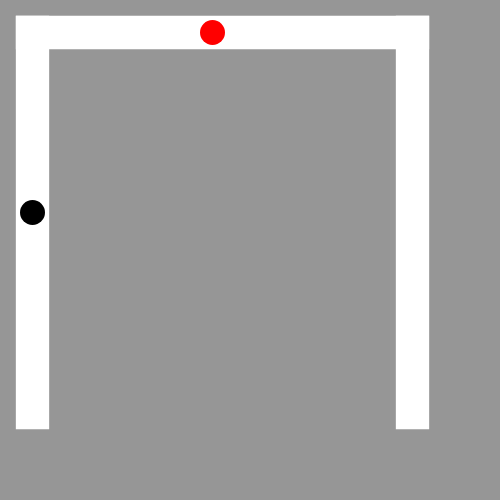
Frame 1 (no input)
Frame 60 (no input): identical to frame 1, image omitted
Frame 120 (the mouse pressed at the canvas centre since frame 60): identical to frame 1, image omitted

The p5.js sketch that drew this single still picture (run headless with seeded random() and noise() and a simulated clock; from frame 60 on, the mouse is pressed at the canvas centre):

// p5.js sketch
// ── sketch.js
/*
* TODO:
* - TODO: Set padding (paddingVertical / paddingHorizontal) on the path: set in the constructor - half of user's width
* - Path: Create a function called "getWidth" which returns this.paddingHorizontal + (this.width or x2-x1)
* - Path: Create a function called "getHeight" which returns this.paddingVertical + (this.height or y2-y1)
* - Path: Draw path by passing in x1, y1, this.getWidth(), this.getHeight()
* - Create a variable called newDirection - which turns into characterMoveDirection as soon as a path becomes accessible
* - Add collission detection for the end of the path - stops character
* --- need to account for the width of the character and padding?
TODO (BAD GUY)
* - Have bad guy walk around paths aimlessly
* - See about following the character if bad guy sees user
*/


/* TODO: We can't use this here */
function followPoint(startingX, startingY, endingX, endingY, velosity) {
  const deltaY = endingY - startingY;
  const deltaX = endingX - startingX;
  const angle = atan2(deltaY, deltaX);
  const distanceBetween = dist(startingX, startingY, endingX, endingY);

  let totalDistanceToTraval = distanceBetween;
  if(totalDistanceToTraval > velosity) {
    totalDistanceToTraval = velosity;
  }

  const distanceToTravalX = cos(angle) * totalDistanceToTraval;
  const distanceToTravalY = sin(angle) * totalDistanceToTraval;

  const newX = startingX + distanceToTravalX;
  const newY = startingY + distanceToTravalY;

  return [newX, newY];
}
let isPaused = false;
let isOver = false;

class Path {
  coords = null;
  connections = [];
  isVertical = false;
  isHorizontal = false;
  width = null;
  height = null;
  paddingVertical = null;
  paddingHorizontal = null;

  x1 = null;
  y1 = null;
  x2 = null;
  y2 = null;

  constructor (width, height, coords) {
    this.coords = coords;

    this.paddingVertical = height / 6;
    this.paddingHorizontal = width / 6;

    this.setOrientation(coords);
    this.setWidth(width);
    this.setHeight(height);

    this.setCoordintes(coords);
  }

  setOrientation(coords) {
    const [ x1, y1, x2, y2 ] = coords;

    if (x1 === x2) {
      this.isVertical = true;
    } else if (y1 === y2) {
      this.isHorizontal = true;
    } else {
      throw new Error('Unknown path placement');
    }
  }

  isPointOnPath(x, y) {
    const [x1, y1, x2, y2] = this.coords;
    if (this.isVertical) {
      if (x1 !== x) {
        return false;
      }

      if (y < y1 || y > y2) {
        return false;
      }
    } else {
      if (y1 !== y) {
        return false;
      }

      if (x < x1 || x > x2) {
        return false;
      }
    }

    return true;
  } 

  setCoordintes(coords) {
    const [ x1, y1, x2, y2 ] = coords;

    this.x1 = x1 - this.paddingHorizontal;
    this.y1 = y1 - this.paddingVertical;
    this.x2 = x2 + this.paddingHorizontal;
    this.y2 = y2 + this.paddingVertical;
 }

  setWidth(width) {
    const [ x1, y1, x2, y2 ] = this.coords;
    const padding = this.paddingHorizontal * 2;

    if (this.isHorizontal) {
      this.width = (padding * 4) + x2 - x1;
    } else {
      this.width = padding + width;
    }
  }

  setHeight(height) {
    const [ x1, y1, x2, y2 ] = this.coords;
    const padding = this.paddingVertical * 2;
    if (this.isVertical) {
      this.height = (padding * 4) + y2 - y1;
    } else {
      this.height =  padding + height;
    }
  }

  draw() {
    // TODO: Add padding to make path wider than the character
    // const [ x1, y1, x2, y2 ] = this.coords;
    fill('white');
    noStroke();
    rect(this.x1, this.y1, this.width, this.height)
  }

  addConnection(path) {
    this.connections.push(path);
  }

  pathIntersectWithPath(path) {
    if (this.isVertical && path.isVertical) {
      return false;
    }

    if (this.isHorizontal && path.isHorizontal) {
      return false;
    }

    const [x11, y11, x12, y12] = this.coords;
    const [x21, y21, x22, y22] = path.coords;

    if (this.isVertical) {
     if (x21 > x11) {
       return false;
     } 
     if (x22 < x12) {
       return false;
     }

     if (y21 < y11) {
       return false;
     }

     if (y22 > y12) {
       return false;
     }
    } else { // it is horizontal
      if (x11 > x21) {
        return false;
      }
      if (x12 < x22) {
        return false;
      }

      if (y11 < y21) {
        return false;
      }
      if (y12 > y22) {
        return false;
      }
    }

    return true;
  }
}

function addPathConnection(path1, path2) {
  path1.addConnection(path2);
  path2.addConnection(path1);
}

class Character {
  x = 0;
  y = 0;
  width = 0;
  height = 0;
  fill = color('red');
  velocity = 4;
  currentPath = null;

  constructor(x, y, width, height, path){
    this.x = x;
    this.y = y;
    this.width = width;
    this.height = height;
    this.currentPath = path;
  }

  draw(){
    fill(this.fill)
    ellipse(this.x + (this.width / 2), this.y + (this.height / 2), this.width, this.height)
  }

  getConnectedPathTouchingPoint(x, y) {
    return this.currentPath.connections.filter((path) => path.isPointOnPath(x, y))[0];
  }

  pathCollissionDetected(x, y) {
    const [x1, y1, x2, y2] = this.currentPath.coords;
    if (this.currentPath.isVertical) {
      if (y > y2) {
        return true;
      }

      if (y < y1) {
        return true;
      }
    } else {
      if (x > x2) {
        return true;
      }

      if (x < x1) {
        return true;
      }
    }
    
    return false;
  }

  tryToSwitchPaths() {
    let newX = this.x;
    let newY = this.y;

    switch (characterMoveNewDirection) {
      case 'up':
        newY -= this.velocity;
        break;
      case 'down':
        newY += this.velocity;
        break;
      case 'left':
        newX -= this.velocity;
        break;
      case 'right':
        newX += this.velocity;
        break;
      default:
        return false;
    }


    const connectedPath = this.getConnectedPathTouchingPoint(newX, newY);

    if (!connectedPath) {
      return;
    }

    this.currentPath = connectedPath;
    characterMoveDirection = characterMoveNewDirection;
    characterMoveNewDirection = null;
  }

  move(){
    if (characterMoveDirection === null) {
      return;
    }
    let newX = this.x;
    let newY = this.y;

    
    if (this.currentPath.isHorizontal && (characterMoveNewDirection == 'up' || characterMoveNewDirection == 'down')) {
      this.tryToSwitchPaths();
    } else if (this.currentPath.isVertical && (characterMoveNewDirection == 'left' || characterMoveNewDirection == 'right')) {
      this.tryToSwitchPaths();
    }

    switch (characterMoveDirection) {
      // TODO: Add collission detection for the end of the path
      case 'up':
        newY = this.y - this.velocity;
        break;
      case 'down':
        newY = this.y + this.velocity;
        break;
      case 'left':
        newX = this.x - this.velocity;
        break;
      case 'right':
        newX = this.x + this.velocity;
        break;
      default:
        return;
    }

    if (this.pathCollissionDetected(newX, newY)) {
      return;
    }

    this.x = newX;
    this.y = newY;
  }
}

class BadGuy extends Character {
  fill = color(0);
  goodGuy = null;
  setGoodGuy(goodGuy){
    this.goodGuy = goodGuy;
  }
  followGoodGuy(){
    const [newX, newY] = followPoint(this.x, this.y, this.goodGuy.x, this.goodGuy.y, this.velocity)

    this.x = newX;
    this.y = newY;
  }
  move(){
    // this.followGoodGuy();
  }
}

let goodGuy;
let badGuys = [];
let paths;

let characterHeight = 0;
let characterWidth = 0;

let characterMoveDirection = null;
let characterMoveNewDirection = null;


function pauseGame(){
  if(isPaused){
    isPaused = false;
    loop();
  } else {
    isPaused = true;
    noLoop();
  }
}

function keyPressed(e){
  if(e.key == "Escape"){
    pauseGame();
  }

  switch(key) {
    case 'ArrowUp':
      if (characterMoveDirection === 'down') {
        characterMoveDirection = 'up';
      } else {
        characterMoveNewDirection = 'up';
      }
      break;
    case 'ArrowDown':
      if (characterMoveDirection === 'up') {
        characterMoveDirection = 'down';
      } else {
        characterMoveNewDirection = 'down';
      }
      break;
    case 'ArrowLeft':
      if (characterMoveDirection === 'right') {
        characterMoveDirection = 'left';
      } else {
        characterMoveNewDirection = 'left';
      }
      break;
    case 'ArrowRight':
      if (characterMoveDirection === 'left') {
        characterMoveDirection = 'right';
      } else {
        characterMoveNewDirection = 'right';
      }
      break;
  }

  if (characterMoveDirection === null) {
    characterMoveDirection = characterMoveNewDirection;
  }

  return false;
}

const pathCoords = [
  [20, 20, 400, 20],
  [20, 20, 20, 400],
  [400, 20, 400, 400]
];

function createPathsAndRelationships() {
  paths = pathCoords.map((patchCoord) => new Path(characterWidth, characterHeight, patchCoord));

  paths.forEach(path => {
    const pathInteresections = paths.filter((otherPath) => otherPath !== path && path.pathIntersectWithPath(otherPath));

    pathInteresections.forEach(otherPath => path.addConnection(otherPath));
    
  });
}

function setup() {
  createCanvas(500, 500);

  characterWidth = width / 20;
  characterHeight = height / 20;

  createPathsAndRelationships();

  goodGuy = new Character(200, 20, characterWidth, characterHeight, paths[0]);

  badGuys[0] = new BadGuy(20, 200, characterWidth, characterHeight, paths[1]);
  // badGuys[1] = new BadGuy(width, 0, width/10, height/10, paths[1]);
  // badGuys[2] = new BadGuy(width, height, width/10, height/10, paths[1]);
  // badGuys[3] = new BadGuy(0, height, width/10, height/10, paths[1]);

  badGuys.forEach((badGuy, i) => {
    badGuy.setGoodGuy(goodGuy);
  });

}

function draw() {
  background(150);

  paths.forEach((path, i) => {
    path.draw();
  });

  goodGuy.draw();
  goodGuy.move();

  badGuys.forEach((badGuy, i) => {
    badGuy.move();
    badGuy.draw();
  });
}
